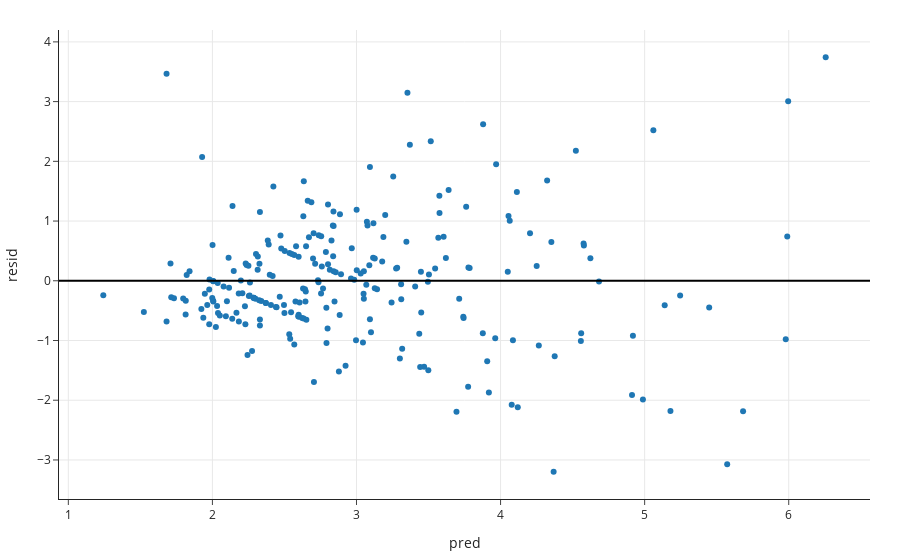

Notebook cell for this chart:
### Markdown cell above
### Residual Plots

- One important technique for diagnosing model fit is the **residual plot**.
- Residuals: $ y - H(x) $
- Residual plot:
    - X-axis: **predicted values $H(x)$**
    - Y-axis: **residuals $ y - H(x) $**
- Common mistake: putting observed values $y$ on x-axis instead of predicted values $H(x)$.

### Code cell
# Let's start with the single-variable model:
with_resid = tips.assign(
    pred=model.predict(tips[['total_bill']]),
    resid=tips['tip'] - model.predict(tips[['total_bill']]),
)
fig = px.scatter(with_resid, x='pred', y='resid')
fig.add_hline(0, line_width=2, opacity=1)

### Figure 1 — Plotly figure (JSON) as saved in the notebook; plotly's stock layout.template omitted (floating-point values rounded to 4 significant figures; data arrays with more than 128 entries replaced by an {"elided": "..."} marker saying what was removed)
{"data": [{"hovertemplate": "pred=%{x}<br>resid=%{y}<extra></extra>", "legendgroup": "", "marker": {"color": "#1F77B4", "symbol": "circle"}, "mode": "markers", "name": "", "orientation": "v", "showlegend": false, "type": "scatter", "x": {"elided": "244 float values"}, "xaxis": "x", "y": {"elided": "244 float values"}, "yaxis": "y"}], "layout": {"legend": {"tracegroupgap": 0}, "shapes": [{"line": {"width": 2}, "opacity": 1, "type": "line", "x0": 0, "x1": 1, "xref": "x domain", "y0": 0, "y1": 0, "yref": "y"}], "xaxis": {"anchor": "y", "domain": [0, 1], "title": {"text": "pred"}}, "yaxis": {"anchor": "x", "domain": [0, 1], "title": {"text": "resid"}}}}
